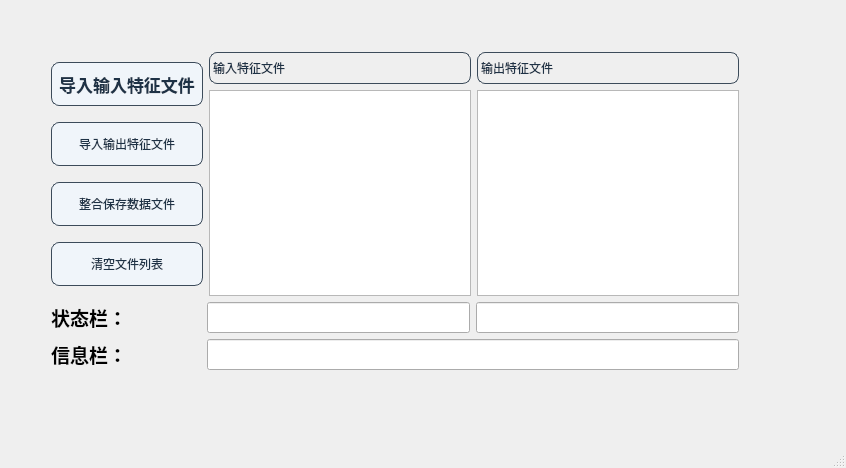
<?xml version="1.0" encoding="UTF-8"?>
<ui version="4.0">
 <class>dataset_handle</class>
 <widget class="QMainWindow" name="dataset_handle">
  <property name="geometry">
   <rect>
    <x>0</x>
    <y>0</y>
    <width>846</width>
    <height>468</height>
   </rect>
  </property>
  <property name="windowTitle">
   <string>数据集处理板块</string>
  </property>
  <widget class="QWidget" name="centralwidget">
   <widget class="QWidget" name="">
    <property name="geometry">
     <rect>
      <x>51</x>
      <y>52</y>
      <width>688</width>
      <height>318</height>
     </rect>
    </property>
    <layout class="QVBoxLayout" name="verticalLayout_4">
     <item>
      <layout class="QVBoxLayout" name="verticalLayout_3">
       <item>
        <layout class="QHBoxLayout" name="horizontalLayout_3">
         <item>
          <layout class="QVBoxLayout" name="verticalLayout">
           <item>
            <widget class="QPushButton" name="pushButton_add_input_features">
             <property name="minimumSize">
              <size>
               <width>152</width>
               <height>44</height>
              </size>
             </property>
             <property name="font">
              <font>
               <family>微软雅黑</family>
               <pointsize>13</pointsize>
               <weight>75</weight>
               <italic>false</italic>
               <bold>true</bold>
              </font>
             </property>
             <property name="styleSheet">
              <string notr="true">QPushButton {
    border: 1px solid rgb(60, 75, 90);       /* 深灰蓝边框，类似实验仪器金属色 */
    border-radius: 8px;                      /* 适中圆角更显严谨 */
    background-color: rgb(240, 245, 250);    /* 极浅灰蓝背景，参考实验室白板 */
    color: rgb(30, 50, 70);                 /* 深灰蓝文字，如学术文献印刷色 */
    font: bold 13pt &quot;微软雅黑&quot;;
    min-width: 150px;
    min-height: 42px;
 
}

QPushButton:hover {
    background-color: rgb(220, 230, 240);    /* 悬停时轻微加深背景 */
    border-color: rgb(40, 60, 80);          /* 加深边框模拟金属反光 */
    color: rgb(20, 40, 60);                 /* 文字颜色同步加深 */
}

QPushButton:pressed {
    background-color: rgb(60, 75, 90);      /* 按压状态与边框同色 */
    color: rgb(230, 235, 240);              /* 浅灰白文字确保可读性 */
}

QPushButton:disabled {
    background-color: rgb(250, 250, 250);    /* 禁用状态极浅灰 */
    color: rgb(180, 190, 200);              /* 灰蓝文字表示不可用 */
    border-color: rgb(210, 220, 230);
}</string>
             </property>
             <property name="text">
              <string>导入输入特征文件</string>
             </property>
            </widget>
           </item>
           <item>
            <widget class="QPushButton" name="pushButton_add_output_features">
             <property name="minimumSize">
              <size>
               <width>152</width>
               <height>44</height>
              </size>
             </property>
             <property name="styleSheet">
              <string notr="true">QPushButton {
    border: 1px solid rgb(60, 75, 90);       /* 深灰蓝边框，类似实验仪器金属色 */
    border-radius: 8px;                      /* 适中圆角更显严谨 */
    background-color: rgb(240, 245, 250);    /* 极浅灰蓝背景，参考实验室白板 */
    color: rgb(30, 50, 70);                 /* 深灰蓝文字，如学术文献印刷色 */
    font: bold 13pt &quot;微软雅黑&quot;;
    min-width: 150px;
    min-height: 42px;
 
}

QPushButton:hover {
    background-color: rgb(220, 230, 240);    /* 悬停时轻微加深背景 */
    border-color: rgb(40, 60, 80);          /* 加深边框模拟金属反光 */
    color: rgb(20, 40, 60);                 /* 文字颜色同步加深 */
}

QPushButton:pressed {
    background-color: rgb(60, 75, 90);      /* 按压状态与边框同色 */
    color: rgb(230, 235, 240);              /* 浅灰白文字确保可读性 */
}

QPushButton:disabled {
    background-color: rgb(250, 250, 250);    /* 禁用状态极浅灰 */
    color: rgb(180, 190, 200);              /* 灰蓝文字表示不可用 */
    border-color: rgb(210, 220, 230);
}</string>
             </property>
             <property name="text">
              <string>导入输出特征文件</string>
             </property>
            </widget>
           </item>
           <item>
            <widget class="QPushButton" name="pushButton_save_file">
             <property name="minimumSize">
              <size>
               <width>152</width>
               <height>44</height>
              </size>
             </property>
             <property name="styleSheet">
              <string notr="true">QPushButton {
    border: 1px solid rgb(60, 75, 90);       /* 深灰蓝边框，类似实验仪器金属色 */
    border-radius: 8px;                      /* 适中圆角更显严谨 */
    background-color: rgb(240, 245, 250);    /* 极浅灰蓝背景，参考实验室白板 */
    color: rgb(30, 50, 70);                 /* 深灰蓝文字，如学术文献印刷色 */
    font: bold 13pt &quot;微软雅黑&quot;;
    min-width: 150px;
    min-height: 42px;
 
}

QPushButton:hover {
    background-color: rgb(220, 230, 240);    /* 悬停时轻微加深背景 */
    border-color: rgb(40, 60, 80);          /* 加深边框模拟金属反光 */
    color: rgb(20, 40, 60);                 /* 文字颜色同步加深 */
}

QPushButton:pressed {
    background-color: rgb(60, 75, 90);      /* 按压状态与边框同色 */
    color: rgb(230, 235, 240);              /* 浅灰白文字确保可读性 */
}

QPushButton:disabled {
    background-color: rgb(250, 250, 250);    /* 禁用状态极浅灰 */
    color: rgb(180, 190, 200);              /* 灰蓝文字表示不可用 */
    border-color: rgb(210, 220, 230);
}</string>
             </property>
             <property name="text">
              <string>整合保存数据文件</string>
             </property>
            </widget>
           </item>
           <item>
            <widget class="QPushButton" name="pushButton_clear_file_lists">
             <property name="styleSheet">
              <string notr="true">QPushButton {
    border: 1px solid rgb(60, 75, 90);       /* 深灰蓝边框，类似实验仪器金属色 */
    border-radius: 8px;                      /* 适中圆角更显严谨 */
    background-color: rgb(240, 245, 250);    /* 极浅灰蓝背景，参考实验室白板 */
    color: rgb(30, 50, 70);                 /* 深灰蓝文字，如学术文献印刷色 */
    font: bold 13pt &quot;微软雅黑&quot;;
    min-width: 150px;
    min-height: 42px;
 
}

QPushButton:hover {
    background-color: rgb(220, 230, 240);    /* 悬停时轻微加深背景 */
    border-color: rgb(40, 60, 80);          /* 加深边框模拟金属反光 */
    color: rgb(20, 40, 60);                 /* 文字颜色同步加深 */
}

QPushButton:pressed {
    background-color: rgb(60, 75, 90);      /* 按压状态与边框同色 */
    color: rgb(230, 235, 240);              /* 浅灰白文字确保可读性 */
}

QPushButton:disabled {
    background-color: rgb(250, 250, 250);    /* 禁用状态极浅灰 */
    color: rgb(180, 190, 200);              /* 灰蓝文字表示不可用 */
    border-color: rgb(210, 220, 230);
}</string>
             </property>
             <property name="text">
              <string>清空文件列表</string>
             </property>
            </widget>
           </item>
          </layout>
         </item>
         <item>
          <layout class="QVBoxLayout" name="verticalLayout_2">
           <item>
            <layout class="QHBoxLayout" name="horizontalLayout_2">
             <item>
              <widget class="QLabel" name="label">
               <property name="styleSheet">
                <string notr="true">QLabel {
    border: 1px solid rgb(60, 75, 90);       /* 深灰蓝边框，类似实验仪器金属色 */
    border-radius: 8px;                      /* 适中圆角更显严谨 */
    
    color: rgb(30, 50, 70);                 /* 深灰蓝文字，如学术文献印刷色 */
    font: bold 13pt &quot;微软雅黑&quot;;
    min-width: 85px;
    min-height: 30px;
    qproperty-alignment: AlignCenter;        /* 水平和垂直方向都居中对齐 */
}</string>
               </property>
               <property name="text">
                <string>输入特征文件</string>
               </property>
              </widget>
             </item>
             <item>
              <widget class="QLabel" name="label_2">
               <property name="styleSheet">
                <string notr="true">QLabel {
    border: 1px solid rgb(60, 75, 90);       /* 深灰蓝边框，类似实验仪器金属色 */
    border-radius: 8px;                      /* 适中圆角更显严谨 */
   
    color: rgb(30, 50, 70);                 /* 深灰蓝文字，如学术文献印刷色 */
    font: bold 13pt &quot;微软雅黑&quot;;
    min-width: 85px;
    min-height: 30px;
    qproperty-alignment: AlignCenter;        /* 水平和垂直方向都居中对齐 */
}</string>
               </property>
               <property name="text">
                <string>输出特征文件</string>
               </property>
              </widget>
             </item>
            </layout>
           </item>
           <item>
            <layout class="QHBoxLayout" name="horizontalLayout">
             <item>
              <widget class="QListWidget" name="listWidget_input_files"/>
             </item>
             <item>
              <widget class="QListWidget" name="listWidget_output_files"/>
             </item>
            </layout>
           </item>
          </layout>
         </item>
        </layout>
       </item>
       <item>
        <layout class="QHBoxLayout" name="horizontalLayout_4">
         <item>
          <widget class="QLabel" name="label_3">
           <property name="minimumSize">
            <size>
             <width>150</width>
             <height>0</height>
            </size>
           </property>
           <property name="font">
            <font>
             <family>微软雅黑</family>
             <pointsize>14</pointsize>
             <weight>75</weight>
             <bold>true</bold>
            </font>
           </property>
           <property name="styleSheet">
            <string notr="true">QLabel {
    
    qproperty-alignment: AlignCenter;        /* 水平和垂直方向都居中对齐 */
}</string>
           </property>
           <property name="text">
            <string>状态栏：</string>
           </property>
          </widget>
         </item>
         <item>
          <widget class="QLineEdit" name="lineEdit_status">
           <property name="minimumSize">
            <size>
             <width>100</width>
             <height>30</height>
            </size>
           </property>
           <property name="font">
            <font>
             <family>微软雅黑</family>
             <pointsize>12</pointsize>
            </font>
           </property>
          </widget>
         </item>
         <item>
          <widget class="QLineEdit" name="lineEdit_status_2">
           <property name="minimumSize">
            <size>
             <width>100</width>
             <height>30</height>
            </size>
           </property>
           <property name="font">
            <font>
             <family>微软雅黑</family>
             <pointsize>12</pointsize>
            </font>
           </property>
          </widget>
         </item>
        </layout>
       </item>
      </layout>
     </item>
     <item>
      <layout class="QHBoxLayout" name="horizontalLayout_5">
       <item>
        <widget class="QLabel" name="label_4">
         <property name="minimumSize">
          <size>
           <width>150</width>
           <height>0</height>
          </size>
         </property>
         <property name="font">
          <font>
           <family>微软雅黑</family>
           <pointsize>14</pointsize>
           <weight>75</weight>
           <bold>true</bold>
          </font>
         </property>
         <property name="styleSheet">
          <string notr="true">QLabel {
    
    qproperty-alignment: AlignCenter;        /* 水平和垂直方向都居中对齐 */
}</string>
         </property>
         <property name="text">
          <string>信息栏：</string>
         </property>
        </widget>
       </item>
       <item>
        <widget class="QLineEdit" name="lineEdit_info">
         <property name="minimumSize">
          <size>
           <width>100</width>
           <height>30</height>
          </size>
         </property>
         <property name="font">
          <font>
           <family>微软雅黑</family>
           <pointsize>12</pointsize>
          </font>
         </property>
        </widget>
       </item>
      </layout>
     </item>
    </layout>
   </widget>
  </widget>
  <widget class="QMenuBar" name="menubar">
   <property name="geometry">
    <rect>
     <x>0</x>
     <y>0</y>
     <width>846</width>
     <height>23</height>
    </rect>
   </property>
  </widget>
  <widget class="QStatusBar" name="statusbar"/>
 </widget>
 <resources/>
 <connections/>
</ui>
